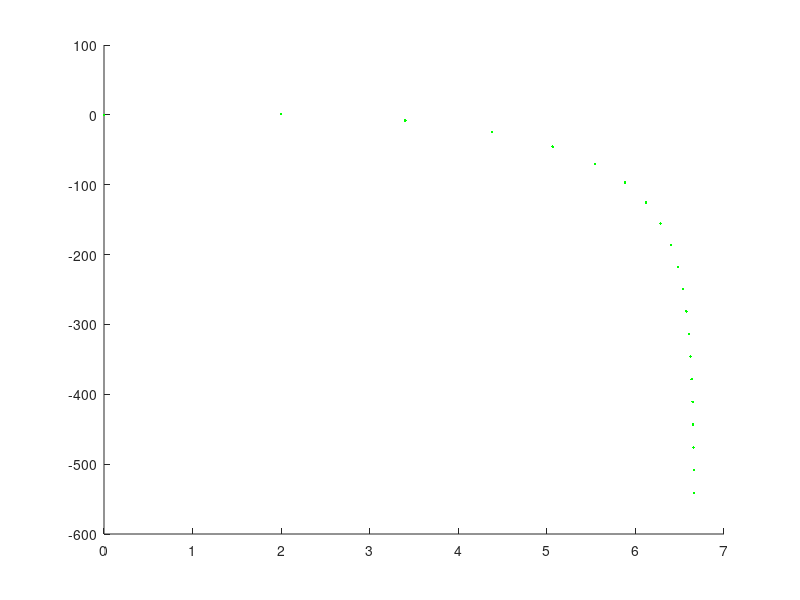

This chart was generated by the following MATLAB code:
k=0.3;
n=20;
v_x=2;
v_y=1;
x=0;
y=0;
g=9.8;
dt=0.01;
hold on;
plot(x,y,'.g');
for i=1:n
    a=v_x-k*v_x+k^2*v_x*dt^2/2;
    b=v_y-g-k*v_y+(k*g+k^2*v_y)*dt^2/2;
    x=x+v_x-k*v_x*dt^2/2;
    y=y+v_y+(-g-k*b)*dt^2/2;
    v_x=a;
    v_y=b;
    plot(x,y,'.g');
end
hold off;